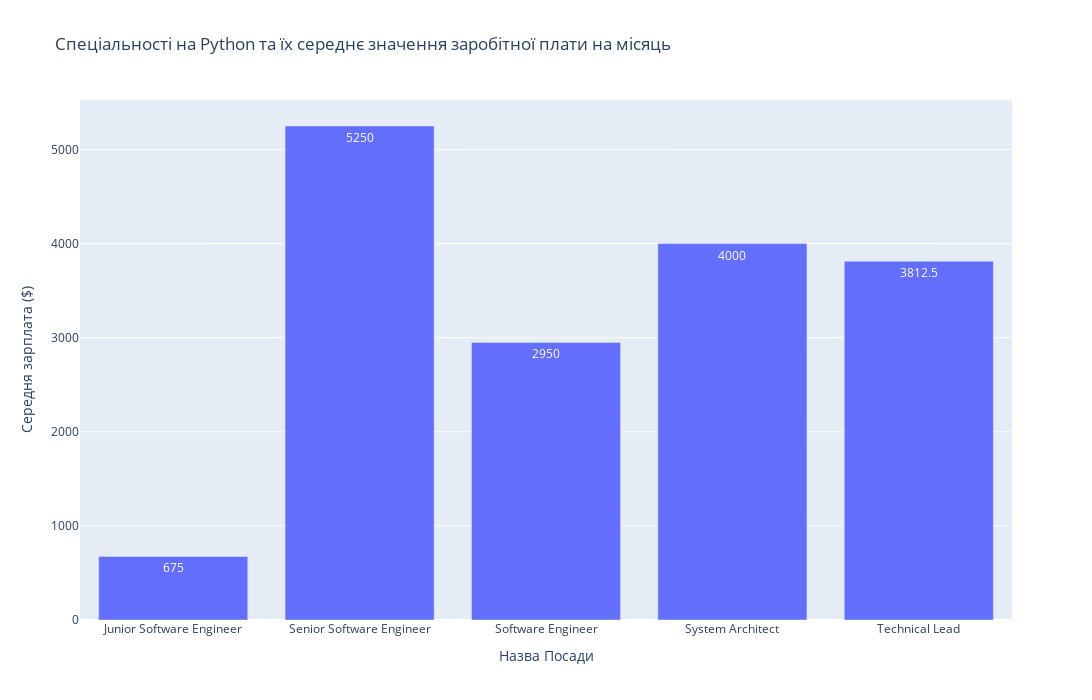

The notebook cell this image was saved under:
### Markdown cell above
Додати графік

### Code cell
fig = px.bar(new_data, x="Посада", y="avg", title="Спеціальності на Python та їх середнє значення заробітної плати на місяць", text = "avg", width=1200, height=700)
fig.update_layout(
    xaxis_title="Назва Посади",
    yaxis_title="Середня зарплата ($)"
)

fig.show()

### Figure 1 — Plotly figure (JSON) as saved in the notebook; plotly's stock layout.template omitted (floating-point values rounded to 4 significant figures)
{"data": [{"alignmentgroup": "True", "hovertemplate": "Посада=%{x}<br>avg=%{text}<extra></extra>", "legendgroup": "", "marker": {"color": "#636efa", "pattern": {"shape": ""}}, "name": "", "offsetgroup": "", "orientation": "v", "showlegend": false, "text": [675, 5250, 2950, 4000, 3812.0], "textposition": "auto", "type": "bar", "x": ["Junior Software Engineer", "Senior Software Engineer", "Software Engineer", "System Architect", "Technical Lead"], "xaxis": "x", "y": [675, 5250, 2950, 4000, 3812.0], "yaxis": "y"}], "layout": {"barmode": "relative", "height": 700, "legend": {"tracegroupgap": 0}, "title": {"text": "Спеціальності на Python та їх середнє значення заробітної плати на місяць"}, "width": 1200, "xaxis": {"anchor": "y", "autorange": true, "domain": [0, 1], "range": [-0.5, 4.5], "title": {"text": "Назва Посади"}, "type": "category"}, "yaxis": {"anchor": "x", "autorange": true, "domain": [0, 1], "range": [0, 5526.0], "title": {"text": "Середня зарплата ($)"}, "type": "linear"}}}
